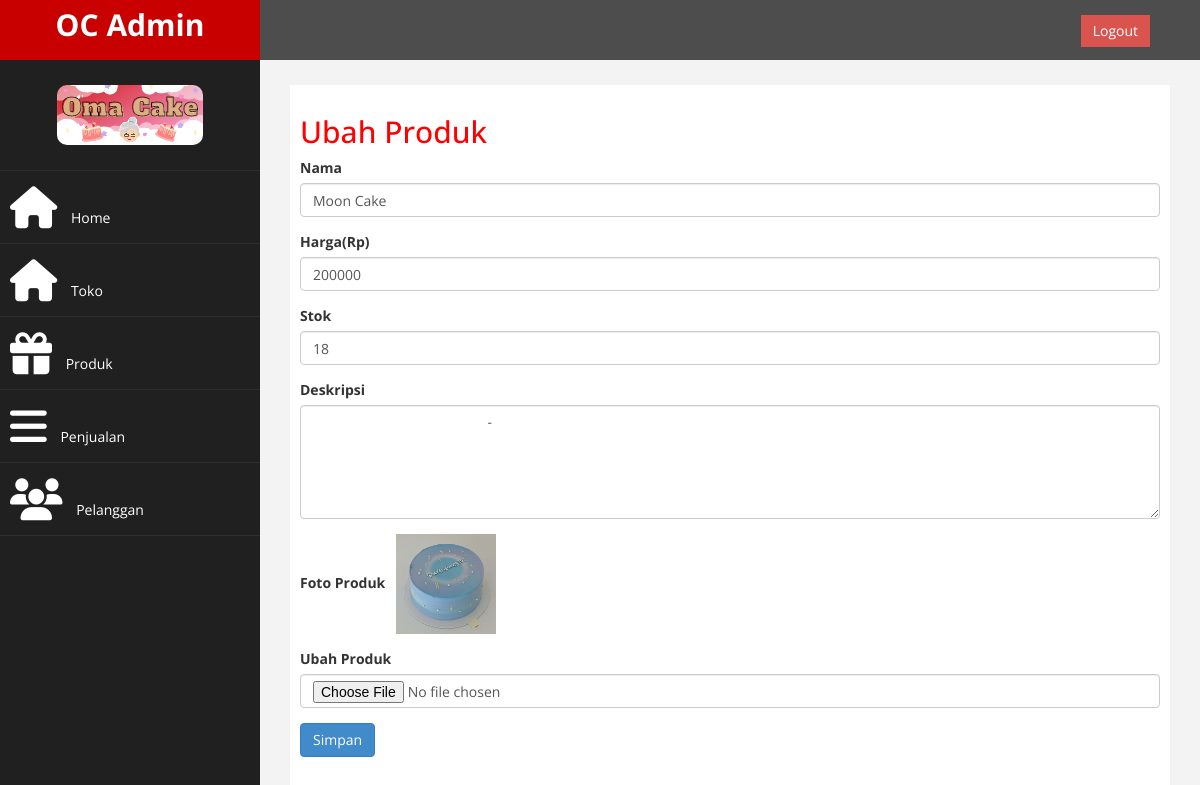
Screenshot of /admin/index.php?halaman=ubahproduk&id=1 (signed in) with the database file from the repository.
### tables this page shows
CREATE TABLE `produk` (
  `id_produk` int(11) NOT NULL,
  `nama_produk` varchar(100) DEFAULT NULL,
  `harga_produk` int(11) DEFAULT NULL,
  `stok` int(11) DEFAULT NULL,
  `foto_produk` varchar(100) DEFAULT NULL,
  `deskripsi_produk` text DEFAULT NULL,
  `likes` int(11) NOT NULL,
  `id_warung` int(11) DEFAULT NULL
);

### admin/ubahproduk.php (the view, shortened to what this page needs)
<h2>Ubah Produk</h2>
<?php
	$query=$conn->query("SELECT * FROM produk WHERE id_produk='$_GET[id]'");
	$data=$query->fetch_assoc();
?>
<form method="post" enctype="multipart/form-data">
	<div class="form-group">
		<label>Nama</label>
		<input type="text" class="form-control" name="nama" value="<?php echo $data['nama_produk']; ?>">
	</div>
	<div class="form-group">
		<label>Harga(Rp)</label>
		<input type="number" class="form-control" name="harga" value="<?php echo $data['harga_produk']; ?>">
	</div>
	<div class="form-group">
		<label>Stok</label>
		<input type="number" class="form-control" name="stok" value="<?php echo $data['stok']; ?>">
	</div>
	<div class="form-group">
		<label>Deskripsi</label>
		<textarea class="form-control" name="deskripsi" rows="5">
			<?php echo $data['deskripsi_produk']; ?>
		</textarea>
	</div>
	<div class="form-group">
		<label>Foto Produk &nbsp</label>
		<img src="../foto_produk/<?php echo $data['foto_produk']; ?>" width="100">
	</div>
	<div class="form-group">
		<label>Ubah Produk</label>
		<input type="file" name="foto" class="form-control">
	</div>
	<button class="btn btn-primary" name="submit">Simpan</button>
</form>

### admin/assets/css/custom.css (style rules this page uses)
body { font-family: 'Open Sans', sans-serif; }
h2 { color: #f00; }

### rows the page displays
produk: nama "Moon Cake", harga "200000", stok "18", deskripsi "-", foto_produk (picture)
